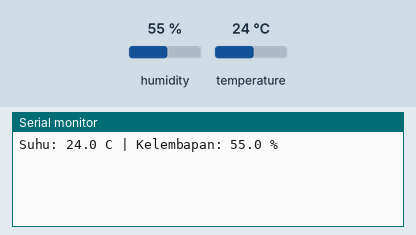
The program below on a simulated ESP32. Parts: the last lines printed to the serial monitor. Inputs (shaded band) come from the test bench; at power-on: humidity 55 %, temperature 24 °C.

Above: at 3.2 s.
3.3 s: humidity set to 22 %
At 5.0 s:
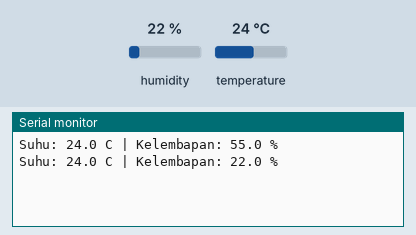
6.0 s: temperature set to 12 °C
At 6.9 s:
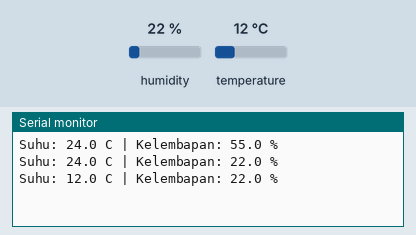
8.7 s: humidity set to 40 %
At 10.7 s:
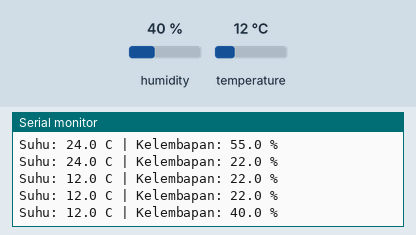
Timing chart, 0 to 12.2 s (numbered marks = the images above; inputs shaded):
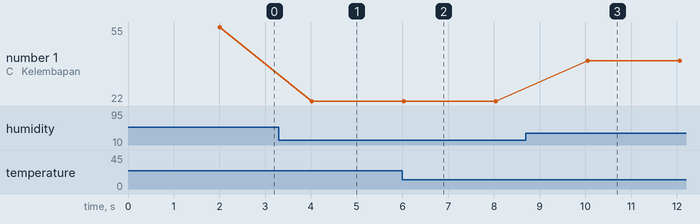

Measured:
- after the input at 3.3 s, the serial monitor: prints a new line after 0.72 s (image 1)
- after the input at 6.0 s, the serial monitor: prints a new line at once (image 2)
- after the input at 8.7 s, the serial monitor: prints a new line after 1.4 s (image 3)
- plotted number 1: 55 → 22 after the input at 3.3 s, 22 → 40 after the input at 8.7 s

The program:

main.cpp
```cpp
#include <Arduino.h>
#include <DHTesp.h>

DHTesp dht;

void setup() {
  Serial.begin(115200);
  dht.setup(15, DHTesp::DHT22);
  delay(2000);
}

void loop() {
  TempAndHumidity data = dht.getTempAndHumidity();
  if (isnan(data.temperature) || isnan(data.humidity)) {
    Serial.println("Sensor gagal dibaca. Periksa GPIO 15.");
  } else {
    Serial.printf("Suhu: %.1f C | Kelembapan: %.1f %%\n",
                  data.temperature, data.humidity);
  }
  delay(2000);
}
```
